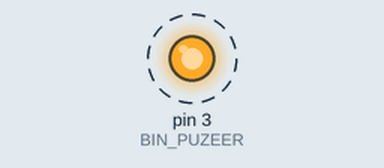
Recording of a sketch running on a simulated Arduino Uno, built with avr-gcc and run on an emulated ATmega328P. Shown: output pins drawn as LEDs (lit = HIGH). Dashed ring = blinking.

Above: at 0.5 s.
Timing chart, 0 to 4.6 s (numbered marks = the images above):
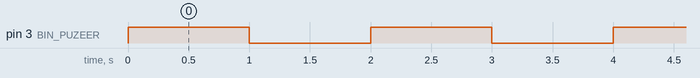

The sketch:

BuzeerDemo.ino
```cpp
const int BIN_PUZEER = 3; // 蜂鳴器接 3 號腳位
int timeout = 1000;

void setup() {
  pinMode(BIN_PUZEER, OUTPUT);
}

void loop() {
  digitalWrite(BIN_PUZEER, HIGH);
  delay(timeout);
  digitalWrite(BIN_PUZEER, LOW);
  delay(timeout);
}
```

Measured:
- by itself, pin 3 (BIN_PUZEER): alternates HIGH for 1.0 s and LOW for 1.0 s
